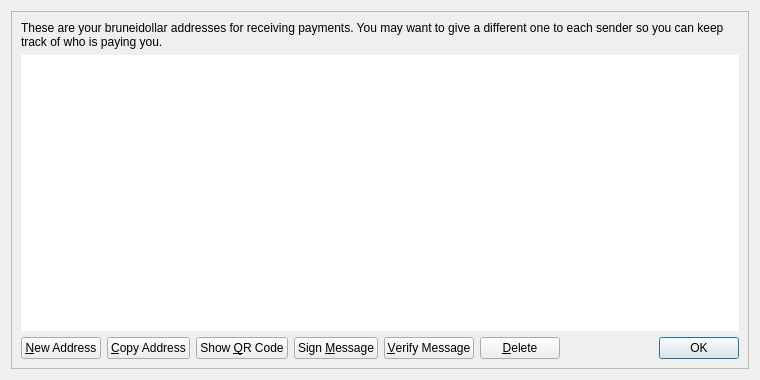
<?xml version="1.0" encoding="UTF-8"?>
<ui version="4.0">
 <class>AddressBookPage</class>
 <widget class="QWidget" name="AddressBookPage">
  <property name="geometry">
   <rect>
    <x>0</x>
    <y>0</y>
    <width>760</width>
    <height>380</height>
   </rect>
  </property>
  <property name="windowTitle">
   <string>Address Book</string>
  </property>
  <layout class="QVBoxLayout" name="verticalLayout_2">
   <item>
    <widget class="QFrame" name="frameMain">
     <property name="frameShape">
      <enum>QFrame::StyledPanel</enum>
     </property>
     <property name="frameShadow">
      <enum>QFrame::Raised</enum>
     </property>
     <layout class="QVBoxLayout" name="verticalLayout">
      <item>
       <widget class="QLabel" name="labelExplanation">
        <property name="text">
         <string>These are your bruneidollar addresses for receiving payments. You may want to give a different one to each sender so you can keep track of who is paying you.</string>
        </property>
        <property name="textFormat">
         <enum>Qt::PlainText</enum>
        </property>
        <property name="wordWrap">
         <bool>true</bool>
        </property>
       </widget>
      </item>
      <item>
       <widget class="QTableView" name="tableView">
        <property name="contextMenuPolicy">
         <enum>Qt::CustomContextMenu</enum>
        </property>
        <property name="toolTip">
         <string>Double-click to edit address or label</string>
        </property>
        <property name="frameShape">
         <enum>QFrame::NoFrame</enum>
        </property>
        <property name="tabKeyNavigation">
         <bool>false</bool>
        </property>
        <property name="alternatingRowColors">
         <bool>true</bool>
        </property>
        <property name="selectionMode">
         <enum>QAbstractItemView::SingleSelection</enum>
        </property>
        <property name="selectionBehavior">
         <enum>QAbstractItemView::SelectRows</enum>
        </property>
        <property name="sortingEnabled">
         <bool>true</bool>
        </property>
        <attribute name="verticalHeaderVisible">
         <bool>false</bool>
        </attribute>
       </widget>
      </item>
      <item>
       <layout class="QHBoxLayout" name="horizontalLayout">
        <item>
         <widget class="QPushButton" name="newAddressButton">
          <property name="toolTip">
           <string>Create a new address</string>
          </property>
          <property name="text">
           <string>&amp;New Address</string>
          </property>
          <property name="icon">
           <iconset resource="../bruneidollar.qrc">
            <normaloff>:/icons/add</normaloff>:/icons/add</iconset>
          </property>
         </widget>
        </item>
        <item>
         <widget class="QPushButton" name="copyToClipboard">
          <property name="toolTip">
           <string>Copy the currently selected address to the system clipboard</string>
          </property>
          <property name="text">
           <string>&amp;Copy Address</string>
          </property>
          <property name="icon">
           <iconset resource="../bruneidollar.qrc">
            <normaloff>:/icons/editcopy</normaloff>:/icons/editcopy</iconset>
          </property>
         </widget>
        </item>
        <item>
         <widget class="QPushButton" name="showQRCode">
          <property name="text">
           <string>Show &amp;QR Code</string>
          </property>
          <property name="icon">
           <iconset resource="../bruneidollar.qrc">
            <normaloff>:/icons/qrcode</normaloff>:/icons/qrcode</iconset>
          </property>
         </widget>
        </item>
        <item>
         <widget class="QPushButton" name="signMessage">
          <property name="toolTip">
           <string>Sign a message to prove you own a bruneidollar address</string>
          </property>
          <property name="text">
           <string>Sign &amp;Message</string>
          </property>
          <property name="icon">
           <iconset resource="../bruneidollar.qrc">
            <normaloff>:/icons/edit</normaloff>:/icons/edit</iconset>
          </property>
         </widget>
        </item>
        <item>
         <widget class="QPushButton" name="verifyMessage">
          <property name="toolTip">
           <string>Verify a message to ensure it was signed with a specified bruneidollar address</string>
          </property>
          <property name="text">
           <string>&amp;Verify Message</string>
          </property>
          <property name="icon">
           <iconset resource="../bruneidollar.qrc">
            <normaloff>:/icons/transaction_0</normaloff>:/icons/transaction_0</iconset>
          </property>
         </widget>
        </item>
        <item>
         <widget class="QPushButton" name="deleteButton">
          <property name="toolTip">
           <string>Delete the currently selected address from the list</string>
          </property>
          <property name="text">
           <string>&amp;Delete</string>
          </property>
          <property name="icon">
           <iconset resource="../bruneidollar.qrc">
            <normaloff>:/icons/remove</normaloff>:/icons/remove</iconset>
          </property>
         </widget>
        </item>
        <item>
         <spacer name="horizontalSpacer">
          <property name="orientation">
           <enum>Qt::Horizontal</enum>
          </property>
          <property name="sizeHint" stdset="0">
           <size>
            <width>40</width>
            <height>20</height>
           </size>
          </property>
         </spacer>
        </item>
        <item>
         <widget class="QDialogButtonBox" name="buttonBox">
          <property name="sizePolicy">
           <sizepolicy hsizetype="Maximum" vsizetype="Fixed">
            <horstretch>0</horstretch>
            <verstretch>0</verstretch>
           </sizepolicy>
          </property>
          <property name="standardButtons">
           <set>QDialogButtonBox::Ok</set>
          </property>
         </widget>
        </item>
       </layout>
      </item>
     </layout>
    </widget>
   </item>
  </layout>
 </widget>
 <resources>
  <include location="../bruneidollar.qrc"/>
 </resources>
 <connections/>
</ui>
